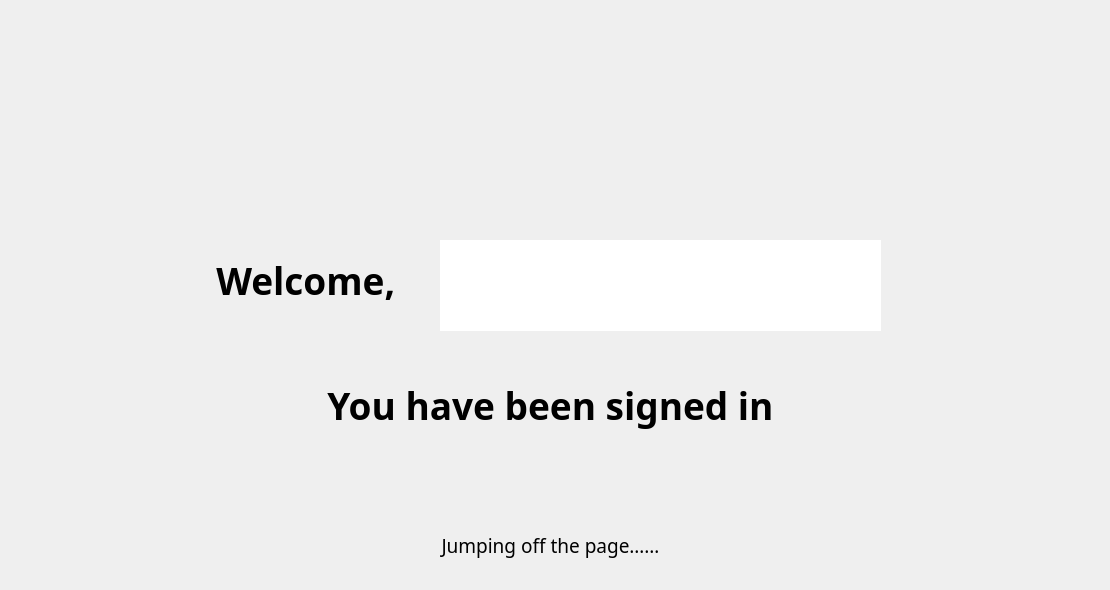
   <widget class="QWidget" name="login_su_page">
    <widget class="QLabel" name="label_7">
     <property name="geometry">
      <rect>
       <x>0</x>
       <y>350</y>
       <width>1101</width>
       <height>111</height>
      </rect>
     </property>
     <property name="font">
      <font>
       <family>Bahnschrift SemiBold</family>
       <pointsize>28</pointsize>
       <weight>75</weight>
       <bold>true</bold>
      </font>
     </property>
     <property name="styleSheet">
      <string notr="true">QTextBrowser{background-color: rgb(255,132,139,0); border-radius:3px; color:rgb(0,0,0);}</string>
     </property>
     <property name="text">
      <string>You have been signed in</string>
     </property>
     <property name="alignment">
      <set>Qt::AlignCenter</set>
     </property>
    </widget>
    <widget class="QLabel" name="label_8">
     <property name="geometry">
      <rect>
       <x>0</x>
       <y>510</y>
       <width>1101</width>
       <height>71</height>
      </rect>
     </property>
     <property name="font">
      <font>
       <family>Bahnschrift Light</family>
       <pointsize>14</pointsize>
      </font>
     </property>
     <property name="text">
      <string>Jumping off the page……</string>
     </property>
     <property name="alignment">
      <set>Qt::AlignCenter</set>
     </property>
    </widget>
    <widget class="QTextBrowser" name="textBrowser">
     <property name="geometry">
      <rect>
       <x>440</x>
       <y>240</y>
       <width>441</width>
       <height>91</height>
      </rect>
     </property>
     <property name="font">
      <font>
       <family>Bahnschrift SemiBold</family>
       <pointsize>28</pointsize>
       <weight>75</weight>
       <bold>true</bold>
      </font>
     </property>
     <property name="styleSheet">
      <string notr="true">QTextBrowser{background-color: rgb(255,132,139,0
); border-radius:3px; color:rgb(0,0,0);}</string>
     </property>
     <property name="html">
      <string>&lt;!DOCTYPE HTML PUBLIC &quot;-//W3C//DTD HTML 4.0//EN&quot; &quot;http://www.w3.org/TR/REC-html40/strict.dtd&quot;&gt;
&lt;html&gt;&lt;head&gt;&lt;meta name=&quot;qrichtext&quot; content=&quot;1&quot; /&gt;&lt;style type=&quot;text/css&quot;&gt;
p, li { white-space: pre-wrap; }
&lt;/style&gt;&lt;/head&gt;&lt;body style=&quot; font-family:'Bahnschrift SemiBold'; font-size:28pt; font-weight:600; font-style:normal;&quot;&gt;
&lt;p align=&quot;center&quot; style=&quot;-qt-paragraph-type:empty; margin-top:0px; margin-bottom:0px; margin-left:0px; margin-right:0px; -qt-block-indent:0; text-indent:0px;&quot;&gt;&lt;br /&gt;&lt;/p&gt;&lt;/body&gt;&lt;/html&gt;</string>
     </property>
    </widget>
    <widget class="QLabel" name="label_9">
     <property name="geometry">
      <rect>
       <x>150</x>
       <y>210</y>
       <width>321</width>
       <height>141</height>
      </rect>
     </property>
     <property name="font">
      <font>
       <family>Bahnschrift SemiBold</family>
       <pointsize>28</pointsize>
       <weight>75</weight>
       <bold>true</bold>
      </font>
     </property>
     <property name="text">
      <string>Welcome, </string>
     </property>
     <property name="alignment">
      <set>Qt::AlignCenter</set>
     </property>
    </widget>
   </widget>
